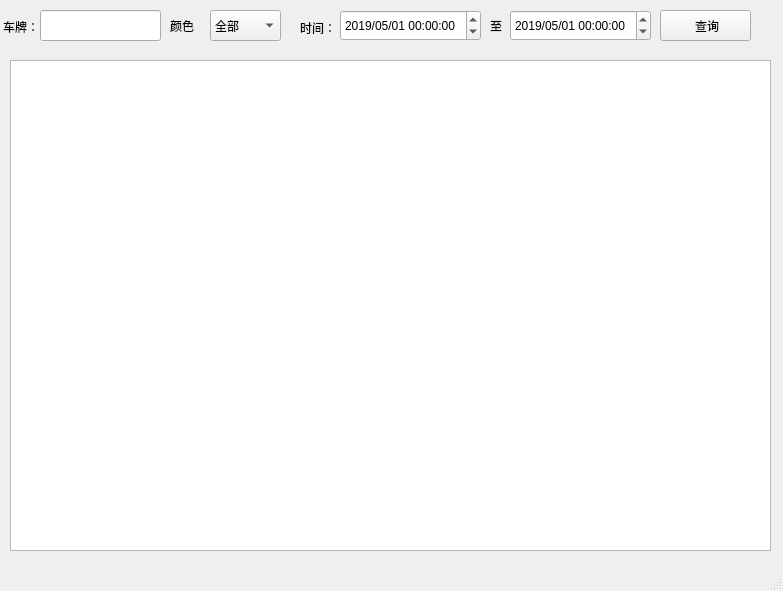
<?xml version="1.0" encoding="UTF-8"?>
<ui version="4.0">
 <class>MainWindow</class>
 <widget class="QMainWindow" name="MainWindow">
  <property name="geometry">
   <rect>
    <x>0</x>
    <y>0</y>
    <width>783</width>
    <height>591</height>
   </rect>
  </property>
  <property name="windowTitle">
   <string>MainWindow</string>
  </property>
  <widget class="QWidget" name="centralwidget">
   <widget class="QTableView" name="tableView">
    <property name="geometry">
     <rect>
      <x>10</x>
      <y>60</y>
      <width>761</width>
      <height>491</height>
     </rect>
    </property>
   </widget>
   <widget class="QLineEdit" name="lineEdit_2">
    <property name="geometry">
     <rect>
      <x>40</x>
      <y>10</y>
      <width>121</width>
      <height>31</height>
     </rect>
    </property>
   </widget>
   <widget class="QDateTimeEdit" name="dateTimeEdit">
    <property name="geometry">
     <rect>
      <x>340</x>
      <y>10</y>
      <width>141</width>
      <height>31</height>
     </rect>
    </property>
    <property name="dateTime">
     <datetime>
      <hour>0</hour>
      <minute>0</minute>
      <second>0</second>
      <year>2019</year>
      <month>5</month>
      <day>1</day>
     </datetime>
    </property>
    <property name="displayFormat">
     <string>yyyy/MM/dd HH:mm:ss</string>
    </property>
   </widget>
   <widget class="QDateTimeEdit" name="dateTimeEdit_2">
    <property name="geometry">
     <rect>
      <x>510</x>
      <y>10</y>
      <width>141</width>
      <height>31</height>
     </rect>
    </property>
    <property name="dateTime">
     <datetime>
      <hour>0</hour>
      <minute>0</minute>
      <second>0</second>
      <year>2019</year>
      <month>5</month>
      <day>1</day>
     </datetime>
    </property>
    <property name="displayFormat">
     <string>yyyy/MM/dd HH:mm:ss</string>
    </property>
   </widget>
   <widget class="QPushButton" name="search">
    <property name="geometry">
     <rect>
      <x>660</x>
      <y>10</y>
      <width>91</width>
      <height>31</height>
     </rect>
    </property>
    <property name="text">
     <string> 查询</string>
    </property>
   </widget>
   <widget class="QLabel" name="label">
    <property name="geometry">
     <rect>
      <x>3</x>
      <y>11</y>
      <width>41</width>
      <height>31</height>
     </rect>
    </property>
    <property name="text">
     <string>车牌：</string>
    </property>
   </widget>
   <widget class="QLabel" name="label_2">
    <property name="geometry">
     <rect>
      <x>490</x>
      <y>10</y>
      <width>21</width>
      <height>31</height>
     </rect>
    </property>
    <property name="text">
     <string>至</string>
    </property>
   </widget>
   <widget class="QComboBox" name="comboBox">
    <property name="geometry">
     <rect>
      <x>210</x>
      <y>10</y>
      <width>71</width>
      <height>31</height>
     </rect>
    </property>
    <item>
     <property name="text">
      <string>全部</string>
     </property>
    </item>
    <item>
     <property name="text">
      <string>绿色</string>
     </property>
    </item>
    <item>
     <property name="text">
      <string>黄色</string>
     </property>
    </item>
    <item>
     <property name="text">
      <string>蓝色</string>
     </property>
    </item>
   </widget>
   <widget class="QLabel" name="label_3">
    <property name="geometry">
     <rect>
      <x>300</x>
      <y>20</y>
      <width>31</width>
      <height>16</height>
     </rect>
    </property>
    <property name="text">
     <string>时间：</string>
    </property>
   </widget>
   <widget class="QLabel" name="label_4">
    <property name="geometry">
     <rect>
      <x>170</x>
      <y>10</y>
      <width>41</width>
      <height>31</height>
     </rect>
    </property>
    <property name="text">
     <string>颜色</string>
    </property>
   </widget>
  </widget>
  <widget class="QMenuBar" name="menubar">
   <property name="geometry">
    <rect>
     <x>0</x>
     <y>0</y>
     <width>783</width>
     <height>23</height>
    </rect>
   </property>
  </widget>
  <widget class="QStatusBar" name="statusbar"/>
 </widget>
 <resources/>
 <connections>
  <connection>
   <sender>search</sender>
   <signal>clicked()</signal>
   <receiver>MainWindow</receiver>
   <slot>GetsearchContent()</slot>
   <hints>
    <hint type="sourcelabel">
     <x>703</x>
     <y>48</y>
    </hint>
    <hint type="destinationlabel">
     <x>634</x>
     <y>50</y>
    </hint>
   </hints>
  </connection>
 </connections>
 <slots>
  <slot>GetsearchContent()</slot>
 </slots>
</ui>
